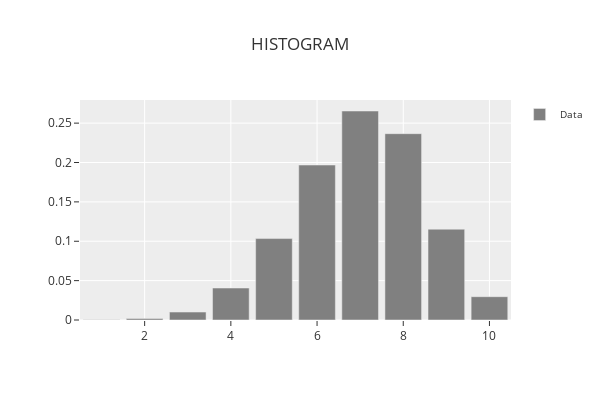

Here is the notebook cell this chart was saved with:
### Code cell
phi.plot_histogram()

### Figure 1 — Plotly figure (JSON) as saved in the notebook; plotly's stock layout.template omitted (floating-point values rounded to 4 significant figures)
{"data": [{"marker": {"color": "rgba(128,128,128,1)"}, "name": "Data", "showlegend": true, "type": "bar", "x": [1, 2, 3, 4, 5, 6, 7, 8, 9, 10], "y": [0.0003, 0.0019, 0.0101, 0.0406, 0.1034, 0.1968, 0.2654, 0.2366, 0.1153, 0.0296]}], "layout": {"bargap": 0.15, "height": 400, "legend": {"font": {"size": 10}, "orientation": "v", "title": {"font": {"size": 11}}, "xanchor": "left", "y": 1, "yanchor": "auto"}, "title": {"text": "HISTOGRAM"}, "width": 600, "xaxis": {"title": {}}, "yaxis": {"title": {}}}}
